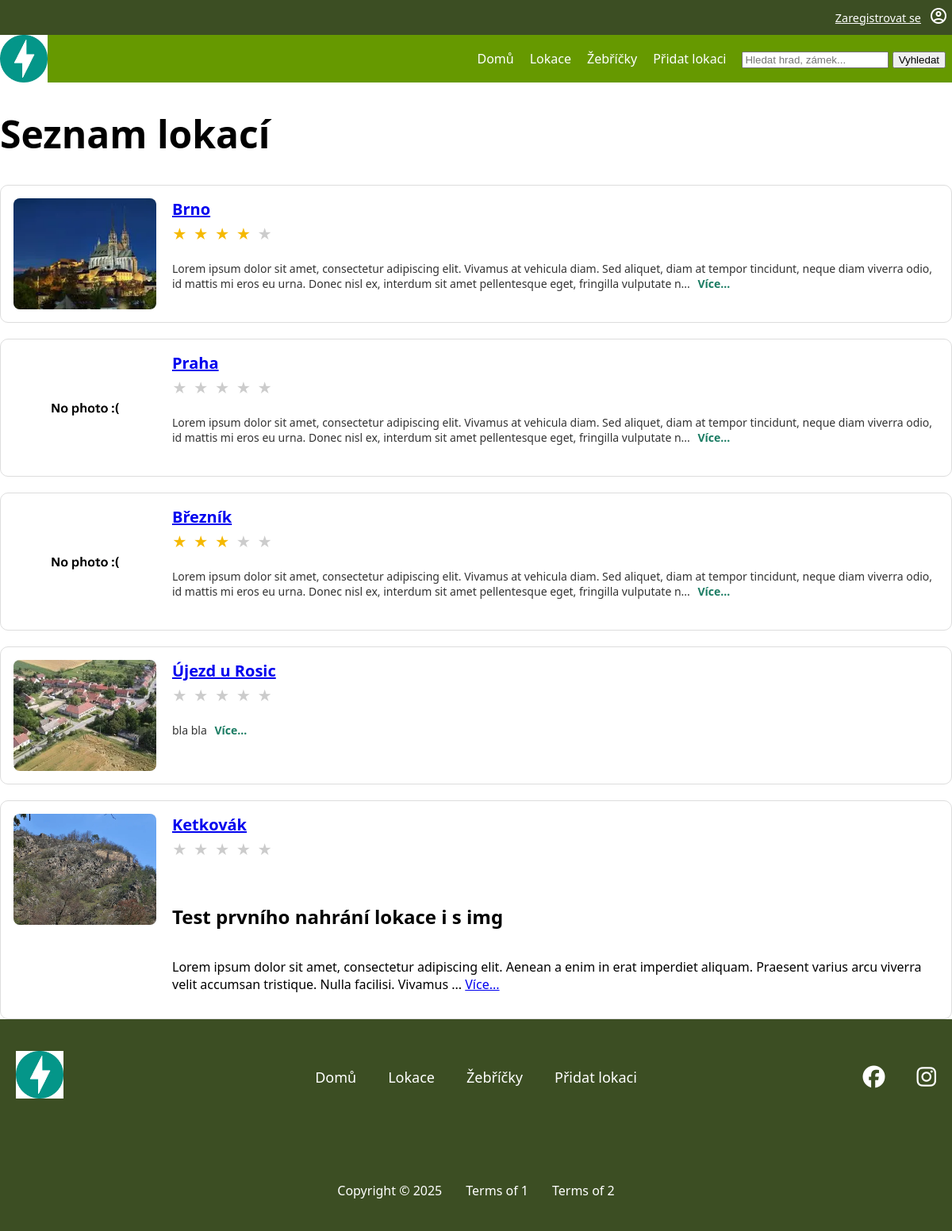
/locations, run on the app's committed database.
### tables this page shows
CREATE TABLE photo (
    id INTEGER PRIMARY KEY AUTOINCREMENT,
    name VARCHAR NOT NULL,
    alt_text VARCHAR,
    url VARCHAR NOT NULL,
    id_location INTEGER NOT NULL,
    FOREIGN KEY (id_location) REFERENCES location(id)
);

CREATE TABLE "location"
(
    id                  INTEGER
        primary key autoincrement,
    name                VARCHAR                   not null,
    description         VARCHAR,
    date_location_added TEXT default current_date not null,
    id_user             INTEGER                   not null
        references user,
    status              TEXT                      not null
);

### pages/locations.py (the view)
@router.get("/locations", name="list_locations_with_photos_rating", response_class=HTMLResponse)
async def list_locations_with_photos_rating(request: Request,svc: LocationService = Depends(locations_service)):
    locations = svc.list_locations_with_photos_rating()
    tpl = request.app.state.templates
    return tpl.TemplateResponse(
        "locations.html",
        {
            "request": request,
            "title": "Seznam lokací",
            "locations": locations,  # Seznam lokací - údaje o lokaci + fotky + Rating
        },
    )

### templates/locations.html (shortened to what this page needs)
{% extends "base.html" %}
{% block content %}
<h1>{{ title }}</h1>
<div class="locations-list">
    {% for loc in locations %}
    <div class="location-card">
        <div class="loc-thumb">
            {% if loc['photos'] %}
                <a href="{{url_for('location_detail',  location_id=loc['id']) }}">
                    <img alt="{{ loc['photos'][0]['alt_text'] }}" src="/{{ loc['photos'][0]['url'] }}">
                </a>
            {% else %}
                <img alt="No photo" src="{{url_for('static', path='img/web/noImage.webp') }}"  class="noImage">
            {% endif %}
        </div>
        <div class="loc-body">
            <a href="{{url_for('location_detail',  location_id=loc['id']) }}">
            <h2 class="loc-title">{{ loc['name'] }}</h2>
            </a>
            <div class="loc-rating">
                {% set filled = (loc['avg_rating'] | default(0)) | int %}
                {% for i in range(1,6) %}
                    <span class="star {% if i <= filled %}filled{% endif %}">★</span>
                {% endfor %}
            </div>
            <p class="loc-desc">
                {{ loc['description'] | truncate(250, True, '...') | safe}}
                <a href="{{url_for('location_detail',  location_id=loc['id']) }}" class="more">Více...</a>
            </p>
        </div>
    </div>
    {% endfor %}
</div>
{% endblock %}

### static/css/style.css (style rules this page uses)
:root { font-family: system-ui, -apple-system, Segoe UI, Roboto, sans-serif; --background-color: white; --text-color: black; --navbar-background-color: #669900; --footer-background-color: #3c4e23; --white-text-color: white; font-size: 16px; }
html, body { margin:0; padding: 0; background: var(--background-color); width: 100%; }
h1 { font-size: 3em; }
.noImage { max-width: 30vh; }

### static/css/location.css (style rules this page uses)
.locations-list { display: flex; flex-direction: column; gap: 20px; }
.location-card { display: grid; grid-template-columns: 180px 1fr; gap: 20px; padding: 16px; background: #ffffff; border: 1px solid #ddd; border-radius: 10px; }
.loc-thumb { width: 100%; height: 140px; background: #eee; border-radius: 8px; overflow: hidden; }
.loc-thumb img { width: 100%; height: 100%; object-fit: cover; }
.loc-body { display: flex; flex-direction: column; }
.loc-title { margin: 0 0 6px 0; font-size: 20px; font-weight: 600; }
.loc-rating { display: flex; align-items: center; gap: 8px; margin-bottom: 8px; }
.star { color: #ccc; font-size: 18px; }
.star.filled { color: #f5b900; }
.loc-desc { font-size: 14px; color: #333; }
.loc-desc .more { color: #1b7c63; font-weight: 600; text-decoration: none; margin-left: 6px; }

### data on the page
photo: url (picture), name "Brno", description "Lorem ipsum dolor sit amet, consectetur adipiscing elit. Vivamus at vehicula diam. Sed aliquet, diam at tempor tincidunt, neque diam viverra odio, id mattis mi eros eu urna. Donec nisl ex, interdum sit amet pellentesque eget, fringilla vulputate n..."
location: name "Praha", description "Lorem ipsum dolor sit amet, consectetur adipiscing elit. Vivamus at vehicula diam. Sed aliquet, diam at tempor tincidunt, neque diam viverra odio, id mattis mi eros eu urna. Donec nisl ex, interdum sit amet pellentesque eget, fringilla vulputate n..."
location: name "Březník", description "Lorem ipsum dolor sit amet, consectetur adipiscing elit. Vivamus at vehicula diam. Sed aliquet, diam at tempor tincidunt, neque diam viverra odio, id mattis mi eros eu urna. Donec nisl ex, interdum sit amet pellentesque eget, fringilla vulputate n..."
photo: url (picture), name "Újezd u Rosic", description "bla bla"
photo: url (picture), name "Ketkovák", description "Test prvního nahrání lokace i s img Lorem ipsum dolor sit amet, consectetur adipiscing elit. Aenean a enim in erat imperdiet aliquam. Praesent varius arcu viverra velit accumsan tristique. Nulla facilisi. Vivamus ..."

### other printed values
{{ title }} "Seznam lokací"
